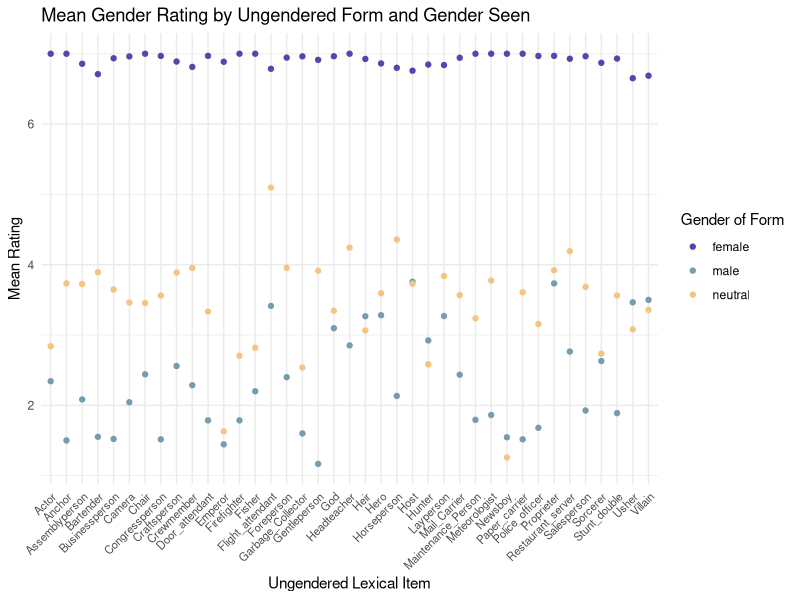
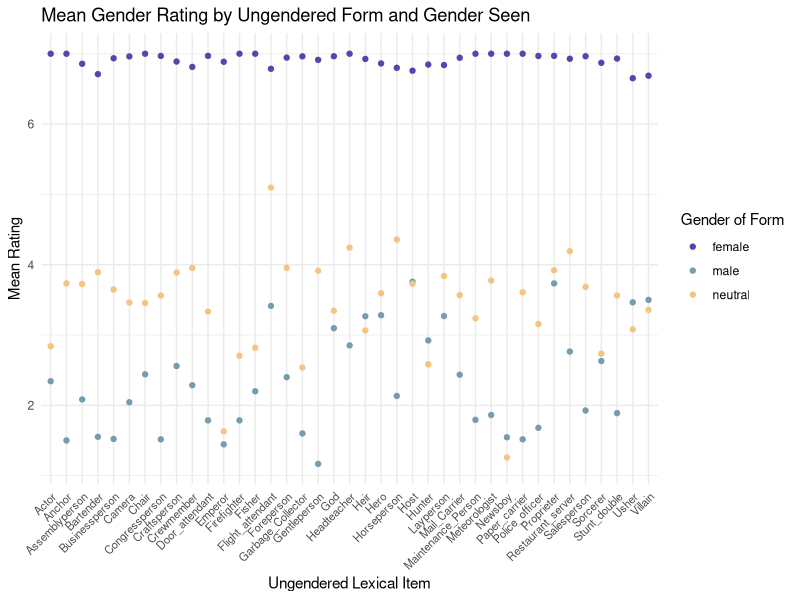

Reproduce these figures in R, in order. (Note: this script raises an error after producing the figures.)
## ---- chunk 1
library(ggplot2)
library(dplyr)
library(data.table)
library(formattable)
## ---- chunk 2
trials <- read.csv("gender_titles-trials.csv")
## ---- chunk 3
real_trials <- trials %>%
  filter(id!="example1") %>% 
  filter(workerid!=76)
## ---- chunk 4
final_trials_ugly <- real_trials %>%
  mutate(new_response = ifelse(scale=="FM"&response==1,7,ifelse(scale=="FM"&response==2,6,ifelse(scale=="FM"&response==3,5, ifelse(scale=="FM"&response==5,3, ifelse(scale=="FM"&response==6,2, ifelse(scale=="FM"&response==7,1,ifelse(scale=="FM"&response==4,4,response))))))))
## ---- chunk 5
trials_final <- real_trials %>% 
  mutate(equalized_response = ifelse(scale=="FM",8-response,response))
## ---- chunk 6
trials_final %>% 
  filter(gender=="female") %>% 
  group_by(workerid) %>%
  summarize(female_mean = mean(equalized_response)) %>%
  unique() %>% 
  mutate(exclusion = female_mean < mean(female_mean) - 2*sd(female_mean)) %>%
  filter(exclusion==TRUE)
## ---- chunk 7
usable_trials <- trials_final %>%
  filter(workerid!=17 & workerid!=35 & workerid!=54 & workerid!=57 & workerid!=68 & workerid!=69 & workerid!=72 & workerid!=86 & workerid!=89 & workerid != 107 & workerid != 111) %>%
  mutate(orthog = ifelse(orthog=="sroceress","sorceress",orthog)) 
  
## ---- chunk 8
inauguration_2021 = c("#5445b1", "#749dae", "#f3c483", "#5c1a33", "#cd3341","#f7dc6a")
## ---- chunk 9
underlying <- usable_trials %>%
  group_by(id,gender,orthog) %>%
  summarise(indi_mean = mean(equalized_response), trial_count=n())
## ---- chunk 10
ggplot(underlying, aes(x=id, y=indi_mean, color=gender)) + 
  geom_point() + 
  theme_minimal() + 
  theme(axis.text.x = element_text(angle=45, hjust=1, size=8)) + 
  labs(x="Ungendered Lexical Item", y="Mean Rating", color = "Gender of Form", title="Mean Gender Rating by Ungendered Form and Gender Seen") + 
  scale_color_manual(values = inauguration_2021)
## ---- chunk 11
ggsave(height=4,width=7,path="/Users/branpap/Desktop/gender_processing/talks_and_papers/qp_paper",filename="norming_values.png")
## ---- chunk 12
collapsed_means <- usable_trials %>%
  group_by(orthog) %>%
  summarize(mean(equalized_response)) %>%
  rename(
    'Orthographic Form' = "orthog",
    'Mean Gender Value' = "mean(equalized_response)"
  )
## ---- chunk 13
custom_pink = "#FFB6C1"
custom_blue = "#ADD8E6"
## ---- chunk 14
collapsed_means %>%
  formattable(align= c('l','r'),
            list('orthog' = formatter("span", style = ~style(color = "grey", font.weight="bold")),
            "Mean Gender Value" = color_tile(custom_blue, custom_pink)))
## ---- chunk 15
morphological_means <- usable_trials %>%
  group_by(gendered_morph,gender) %>% 
  summarize(morph_mean = mean(equalized_response), trial_sum = n())
## ---- chunk 16
ggplot(morphological_means, aes(x=gendered_morph, y=morph_mean, color=gender, size=trial_sum)) + 
  geom_point() + 
  theme_minimal() + 
  labs(x="Gender Marking Processes", y="Mean Rating", size="Number of Observations", color="Gender") + 
  scale_x_discrete(labels=c("Boy/Girl Compound","Other Gender Compound","Man/Woman Compound","Suffix")) + 
  theme(axis.text.x = element_text(angle=15))
## ---- chunk 17
neutral_means <- usable_trials %>%
  group_by(neutral_morh,gender) %>% 
  summarize(neutral_mean = mean(equalized_response), trial_sum = n())
## ---- chunk 18
ggplot(neutral_means, aes(x=neutral_morh, y=neutral_mean, color=gender, size=trial_sum)) + 
  geom_point() + 
  theme_minimal() + 
  labs(title="Mean Gender Evaluation by Neutral-Form Derivation Process", x="Neutral Formation Process", y="Mean Rating", size="Number of Observations", color="Gender") + 
  scale_color_manual(values=inauguration_2021) + 
  scale_x_discrete(labels=c("Clipping", "Male Adoption", "Neutral Compound", "Person Compound", "Suppletion")) + 
  theme(axis.text.x = element_text(angle=15))
## ---- chunk 19
ggsave(height=4,width=7,path="/Users/branpap/Desktop/gender_processing/talks_and_papers/qp_paper",filename="norming_deriv.png")
## ---- chunk 20
mean(underlying$trial_count)
